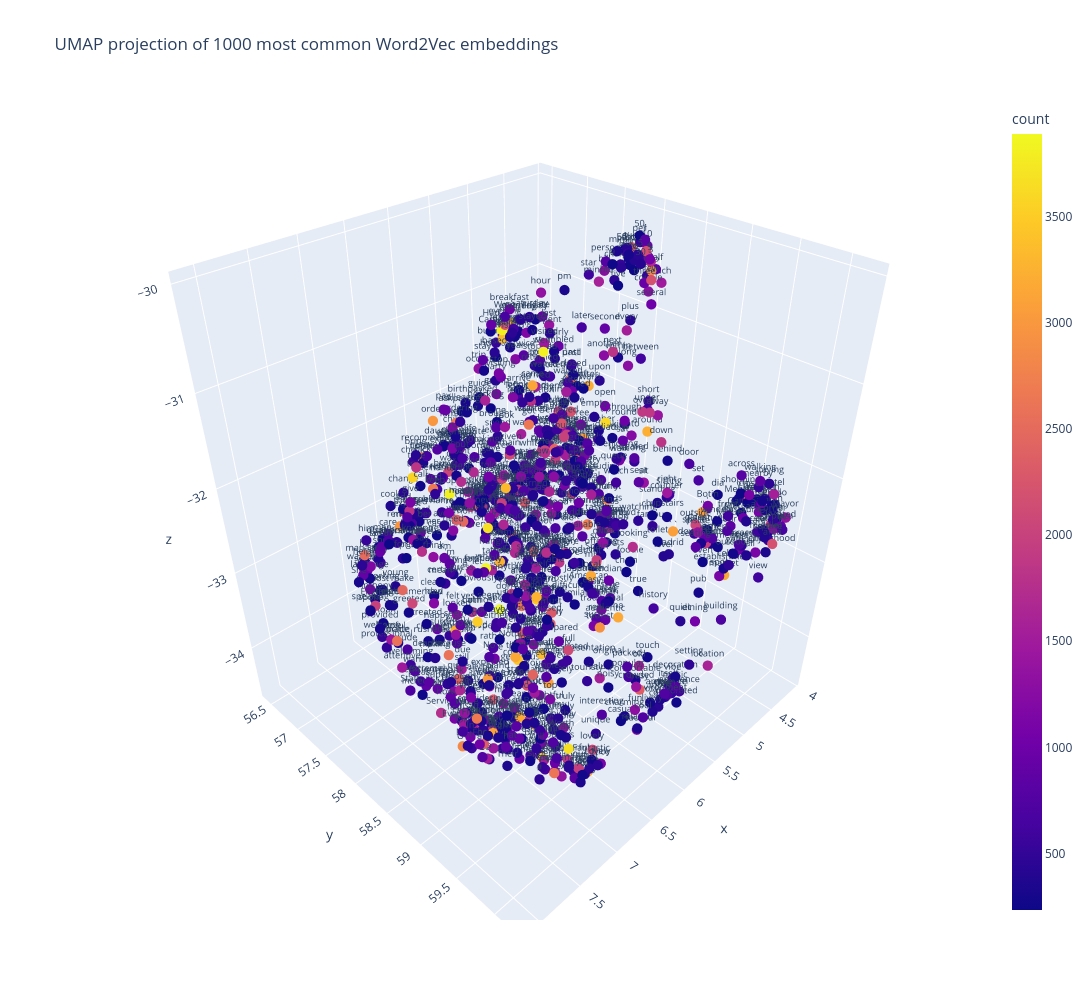

Notebook code for this chart:
### Code cell
import plotly.express as px
from IPython.display import HTML, display

n_labels = 1000  # how many small text labels to display (besides the hover option)

df_umap["label"] = ""
df_umap.loc[:n_labels - 1, "label"] = df_umap.loc[:n_labels - 1, "word"]

fig = px.scatter_3d(
    df_umap,
    x="x",
    y="y",
    z="z",
    text="label",
    color="count",
    hover_name="word",
    hover_data={
        "count": True,
        "x": False,
        "y": False,
    },
    title=f"UMAP projection of {n_words} most common Word2Vec embeddings",
    width=1200,
    height=1000,
)

fig.update_traces(
    marker=dict(size=6),
    textposition="top center",
    textfont_size=9,
)

#fig.show()
# The following is needed for creating the online book. Usually fig.show() is good enough.
display(HTML(fig.to_html(
    full_html=False,
    include_plotlyjs="cdn",
    include_mathjax=False
)))

### Figure 1 — Plotly figure (JSON) as saved in the notebook; plotly's stock layout.template omitted (floating-point values rounded to 4 significant figures; data arrays with more than 128 entries replaced by an {"elided": "..."} marker saying what was removed)
{"data": [{"customdata": {"elided": "1000x1 int values"}, "hovertemplate": "<b>%{hovertext}</b><br><br>z=%{z}<br>label=%{text}<br>count=%{marker.color}<extra></extra>", "hovertext": {"elided": "1000 str values"}, "legendgroup": "", "marker": {"color": {"elided": "1000 int values"}, "coloraxis": "coloraxis", "size": 6, "symbol": "circle"}, "mode": "markers+text", "name": "", "scene": "scene", "showlegend": false, "text": {"elided": "1000 str values"}, "textfont": {"size": 9}, "textposition": "top center", "type": "scatter3d", "x": {"elided": "1000 float values"}, "y": {"elided": "1000 float values"}, "z": {"elided": "1000 float values"}}], "layout": {"coloraxis": {"colorbar": {"title": {"text": "count"}}, "colorscale": [[0, "#0d0887"], [0.1111, "#46039f"], [0.2222, "#7201a8"], [0.3333, "#9c179e"], [0.4444, "#bd3786"], [0.5556, "#d8576b"], [0.6667, "#ed7953"], [0.7778, "#fb9f3a"], [0.8889, "#fdca26"], [1, "#f0f921"]]}, "height": 1000, "legend": {"tracegroupgap": 0}, "scene": {"domain": {"x": [0, 1], "y": [0, 1]}, "xaxis": {"title": {"text": "x"}}, "yaxis": {"title": {"text": "y"}}, "zaxis": {"title": {"text": "z"}}}, "title": {"text": "UMAP projection of 1000 most common Word2Vec embeddings"}, "width": 1200}}
